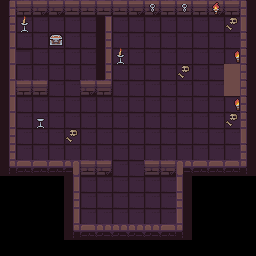

A level layout from a 2D game, rendered from its tile map. Below: a short description, then the map file with its tile-grid data intact:
An orthogonal 16x16 tile map with 16x16 px tiles, 3 tile layers (floor, wall, elements), 2 tilesets and 27 objects (4x cofre, 3x door, 3x chandelier, salida).

<map version="1.10" tiledversion="1.11.2" orientation="orthogonal" renderorder="right-down" width="16" height="16" tilewidth="16" tileheight="16" infinite="0" nextlayerid="9" nextobjectid="79">
 <tileset firstgid="1" source="tilesets/Level1_DungeonEnvironment.tsx" />
 <tileset firstgid="1025" source="tilesets/Dungeon_Tileset.tsx" />
 <layer id="1" name="floor" width="16" height="16">
  <data encoding="csv">
0,0,0,0,0,0,0,0,0,0,0,0,0,0,0,0,
0,1036,1036,1036,1036,1036,1036,1036,1036,1036,1036,1036,1036,1036,1036,0,
0,1036,1036,1036,1036,1036,1036,1036,1036,1036,1036,1036,1036,1036,1036,0,
1036,1036,1036,1036,1036,1036,1036,1036,1036,1036,1036,1036,1036,1036,1036,0,
1036,1036,1036,1036,1036,1036,1036,1036,1036,1036,1036,1036,1036,1036,1094,0,
1036,1036,1036,1036,1036,1036,1036,1036,1036,1036,1036,1036,1036,1036,1094,0,
1036,1036,1036,1036,1036,1036,1036,1036,1036,1036,1036,1036,1036,1036,1036,0,
1036,1036,1036,1036,1036,1036,1036,1036,1036,1036,1036,1036,1036,1036,1036,0,
1036,1036,1036,1036,1036,1036,1036,1036,1036,1036,1036,1036,1036,1036,1036,0,
0,1036,1036,1036,1036,1036,1036,1036,1036,1036,1036,1036,1036,1036,1036,0,
0,0,0,0,1036,1036,1036,1036,1036,1036,1036,0,0,0,0,0,
0,0,0,0,0,1036,1036,1036,1036,1036,1036,0,0,0,0,0,
0,0,0,0,0,1036,1036,1036,1036,1036,1036,0,0,0,0,0,
0,0,0,0,0,1036,1036,1036,1036,1036,1036,0,0,0,0,0,
0,0,0,0,0,0,0,0,0,0,0,0,0,0,0,0,
0,0,0,0,0,0,0,0,0,0,0,0,0,0,0,0
</data>
 </layer>
 <layer id="2" name="wall" width="16" height="16">
  <data encoding="csv">
1025,1026,1028,1028,1027,1027,1027,1027,1028,1028,1026,1027,1029,1028,1029,1030,
1025,0,0,0,0,0,1035,0,0,0,0,0,0,0,0,1040,
1035,0,0,0,0,0,1045,0,0,0,0,0,0,0,0,1030,
1055,0,0,0,0,0,1035,0,0,0,0,0,0,0,0,1030,
1035,0,0,0,0,0,1045,0,0,0,0,0,0,0,0,1030,
1035,1026,1026,0,0,1028,1029,0,0,0,0,0,0,0,0,1030,
1035,0,0,0,0,0,0,0,0,0,0,0,0,0,0,1030,
1035,0,0,0,0,0,0,0,0,0,0,0,0,0,0,1030,
1045,0,0,0,0,0,0,0,0,0,0,0,0,0,0,1040,
1045,0,0,0,0,0,0,0,0,0,0,0,0,0,0,1030,
1065,1066,1069,1069,1080,1027,1028,0,0,1027,1028,1079,1069,1069,1069,1070,
0,0,0,0,1035,0,0,0,0,0,0,1040,0,0,0,0,
0,0,0,0,1045,0,0,0,0,0,0,1050,0,0,0,0,
0,0,0,0,1055,0,0,0,0,0,0,1060,0,0,0,0,
0,0,0,0,1065,1066,1067,1068,1067,1068,1069,1070,0,0,0,0,
0,0,0,0,0,0,0,0,0,0,0,0,0,0,0,0
</data>
 </layer>
 <layer id="4" name="elements" width="16" height="16">
  <data encoding="csv">
0,0,0,0,0,0,0,0,0,1100,0,1100,0,1115,0,0,
0,1118,0,0,0,0,0,0,0,0,0,0,0,0,1102,0,
0,0,0,1109,0,0,0,0,0,0,0,0,0,0,0,0,
0,454,0,0,0,0,0,1118,0,0,0,0,0,0,2147484764,0,
0,0,0,0,0,0,0,0,0,0,0,1102,0,0,0,0,
0,0,0,0,0,0,0,0,0,0,0,0,0,0,0,0,
0,0,0,0,0,0,0,0,0,0,0,0,0,0,2147484764,0,
0,0,1119,0,0,0,0,0,0,0,0,0,0,0,1102,0,
0,0,0,0,1102,0,0,0,0,0,0,0,0,0,0,0,
0,0,0,0,0,0,0,0,0,0,0,0,0,0,0,0,
0,0,0,0,0,0,0,0,0,0,0,0,0,0,0,0,
0,0,0,0,0,0,0,0,0,0,0,0,0,0,0,0,
0,0,0,0,0,0,0,0,0,0,0,0,0,0,0,0,
0,0,0,0,0,0,0,0,0,0,0,0,0,0,0,0,
0,0,0,0,0,0,0,0,0,0,0,0,0,0,0,0,
0,0,0,0,0,0,0,0,0,0,0,0,0,0,0,0
</data>
 </layer>
 <objectgroup id="3" name="colisions">
  <object id="6" name="cofre1" type="cofre" x="194.902" y="131.022" width="10.1087" height="10.0435" />
  <object id="7" name="cofre1" type="cofre" x="210.891" y="130.978" width="10.1087" height="9.98913" />
  <object id="8" name="cofre2" type="cofre" x="212.043" y="37.7609" width="8.20652" height="6.98913" />
  <object id="11" name="cofre3" type="cofre" x="50" y="36.9375" width="12.5" height="8.5625" />
  <object id="35" name="door2" type="door" x="48.25" y="80.75" width="31.5" height="15">
   <properties>
    <property name="doorID" value="second_door" />
    <property name="requiresKey" type="bool" value="true" />
   </properties>
  </object>
  <object id="36" name="door1" type="door" x="112.75" y="161" width="31.5" height="14.75">
   <properties>
    <property name="doorID" value="first_door" />
    <property name="requiresKey" type="bool" value="true" />
   </properties>
  </object>
  <object id="39" x="9.5" y="0.75" width="236.75" height="15.25" />
  <object id="41" x="9.75" y="160.25" width="102.25" height="16.75" />
  <object id="42" x="9" y="16.25" width="6.75" height="143.75" />
  <object id="43" x="105.5" y="16.75" width="6.25" height="63.75" />
  <object id="44" x="16.75" y="80.5" width="30.75" height="15.75" />
  <object id="45" x="73.25" y="177.25" width="6.5" height="46.5" />
  <object id="46" x="73.5" y="224.25" width="110.25" height="17" />
  <object id="47" x="176.75" y="177.5" width="7.25" height="46.25" />
  <object id="49" x="240.5" y="16.75" width="6" height="47.25" />
  <object id="69" x="144.875" y="159.875" width="102.25" height="16.75" />
  <object id="71" name="salida" x="98.75" y="196" width="10.5" height="8.75" />
  <object id="75" x="241" y="96.125" width="6" height="63" />
  <object id="76" name="door3" type="door" x="240.25" y="64.875" width="6" height="29.75">
   <properties>
    <property name="doorID" value="third_door" />
    <property name="requiresKey" type="bool" value="true" />
   </properties>
  </object>
  <object id="77" x="80.375" y="80.625" width="31.5" height="15.5" />
 </objectgroup>
 <objectgroup id="5" name="objetos">
  <object id="62" x="50.25" y="34.5625" width="11.75" height="4.875">
   <properties>
    <property name="isOpen?" type="bool" value="false" />
   </properties>
  </object>
  <object id="63" x="213.489" y="35.8261" width="4.92391" height="3.19565">
   <properties>
    <property name="isOpen?" type="bool" value="false" />
   </properties>
  </object>
  <object id="64" x="197.489" y="129.815" width="4.70652" height="4.26087">
   <properties>
    <property name="isOpen?" type="bool" value="false" />
   </properties>
  </object>
  <object id="65" x="213.478" y="129.598" width="4.97826" height="4.36957">
   <properties>
    <property name="isOpen?" type="bool" value="false" />
   </properties>
  </object>
  <object id="72" name="chandelier" x="116" y="50" width="8.25" height="15">
   <properties>
    <property name="other" type="object" value="74" />
   </properties>
  </object>
  <object id="74" name="chandelier" x="36.875" y="117.5" width="8.25" height="11.75" />
  <object id="78" name="chandelier" x="20.125" y="19" width="8.25" height="15">
   <properties>
    <property name="other" type="object" value="74" />
   </properties>
  </object>
 </objectgroup>
 <objectgroup id="6" name="enemigos" />
</map>
